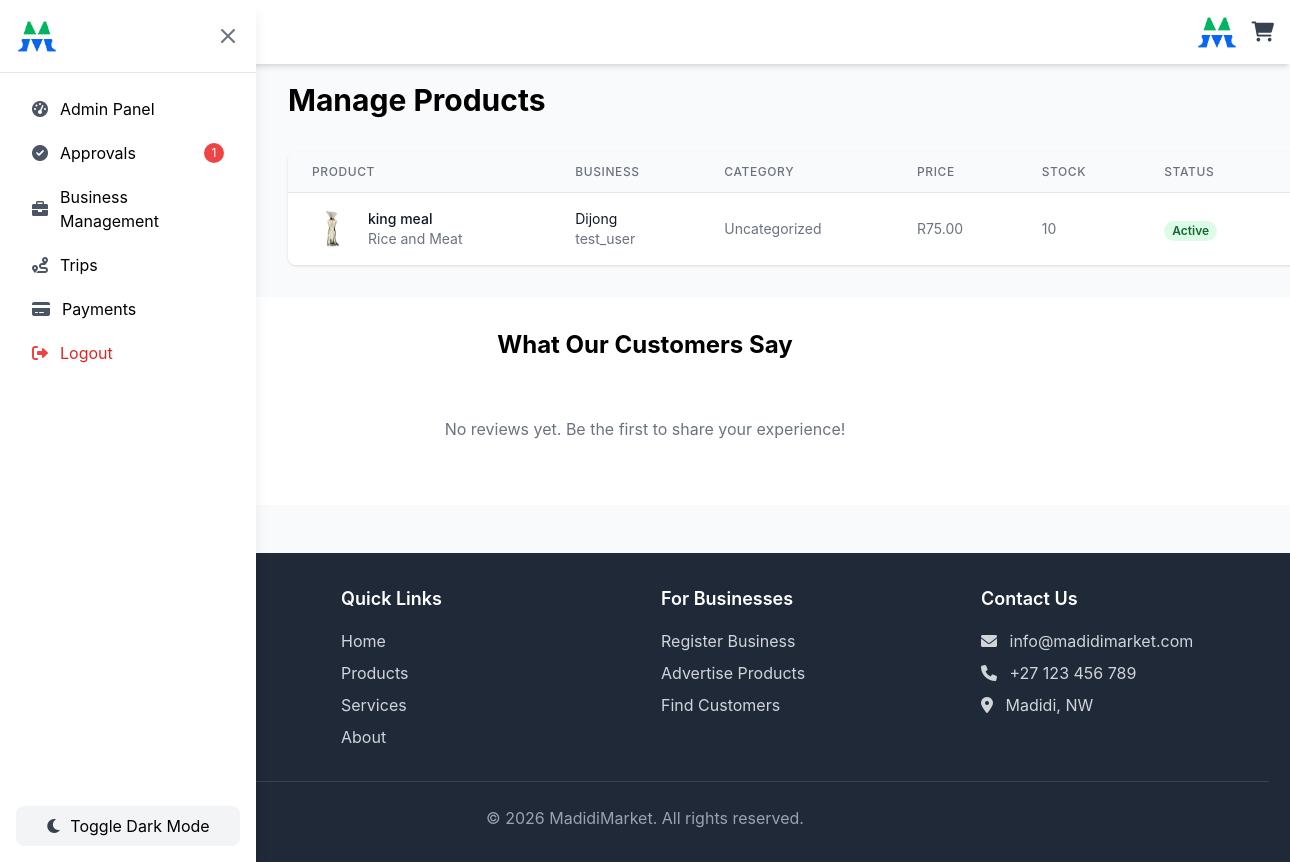
/admin-panel/products/ (signed in), run on the app's committed database.
### marketplace/models.py (models this page shows, shortened)
class Product(models.Model):
    business = models.ForeignKey(Business, on_delete=models.CASCADE, related_name='products')
    name = models.CharField(max_length=200)
    description = models.TextField()
    category = models.ForeignKey(Category, on_delete=models.SET_NULL, null=True, blank=True)
    price = models.DecimalField(max_digits=10, decimal_places=2)
    stock_quantity = models.PositiveIntegerField(default=0)
    image = models.ImageField(upload_to='product_images/', blank=True, null=True)
    is_available = models.BooleanField(default=True)
    created_at = models.DateTimeField(auto_now_add=True)
    updated_at = models.DateTimeField(auto_now=True)

class Business(models.Model):
    owner = models.ForeignKey(User, on_delete=models.CASCADE, related_name='businesses')
    name = models.CharField(max_length=200)
    description = models.TextField()
    address = models.TextField()
    phone_number = models.CharField(max_length=15)
    email = models.EmailField()
    logo = models.ImageField(upload_to='business_logos/', blank=True, null=True)
    latitude = models.DecimalField(max_digits=9, decimal_places=6, blank=True, null=True, help_text="Latitude for map location")
    longitude = models.DecimalField(max_digits=9, decimal_places=6, blank=True, null=True, help_text="Longitude for map location")
    is_active = models.BooleanField(default=True)
    created_at = models.DateTimeField(auto_now_add=True)
    updated_at = models.DateTimeField(auto_now=True)

### marketplace/views.py (the view, shortened to what this page needs)
# urls.py: path('admin-panel/products/', views.admin_manage_products, name='admin_manage_products'),
@login_required
def admin_manage_products(request):
    if not request.user.is_staff and request.user.userprofile.user_type != 'admin':
        messages.error(request, 'Access denied. Admin privileges required.')
        return redirect('marketplace:home')
    products = Product.objects.select_related('business', 'category').all()
    context = {
        'products': products,
    }
    return render(request, 'marketplace/admin/manage_products.html', context)

### marketplace/context_processors.py (called while the page is built)
def cart_context(request):
    if request.user.is_authenticated:
        try:
            cart = Cart.objects.get(customer=request.user)
            cart_items_count = cart.items.count()
        except Cart.DoesNotExist:
            cart = None
            cart_items_count = 0
        return {
            'cart': cart,
            'cart_items_count': cart_items_count,
        }
    else:
        return {
            'cart': None,
            'cart_items_count': 0,
        }

def review_context(request):
    from django.db.models import Count, Q
    recent_reviews = Review.objects.select_related('reviewer', 'business').annotate(
        num_likes=Count('review_likes', filter=Q(review_likes__is_like=True)),
        num_dislikes=Count('review_likes', filter=Q(review_likes__is_like=False))
    ).order_by('-created_at')[:6]
    return {
        'recent_reviews': recent_reviews,
    }

def admin_notification_context(request):
    if request.user.is_authenticated and (request.user.is_staff or hasattr(request.user, 'userprofile') and request.user.userprofile.user_type == 'admin'):
        from .models import UserProfile
        pending_approvals = UserProfile.objects.filter(
            user_type='business_owner',
            is_approved=False
        ).count()
        return {
            'pending_approvals_count': pending_approvals,
        }
    else:
        return {
            'pending_approvals_count': 0,
        }

### marketplace/templates/marketplace/admin/manage_products.html (shortened to what this page needs)
{% extends 'marketplace/base.html' %}
{% load static %}
{% block content %}
<div class="container mx-auto px-4">
    <div class="flex flex-col sm:flex-row justify-between items-start sm:items-center mb-8 gap-4">
        <h1 class="text-3xl font-bold">Manage Products</h1>
    </div>
    <div class="bg-white rounded-lg shadow overflow-hidden">
        <div class="hidden md:block overflow-x-auto">
            <table class="min-w-full divide-y divide-gray-200">
                <thead class="bg-gray-50">
                    <tr>
                        <th scope="col" class="px-6 py-3 text-left text-xs font-medium text-gray-500 uppercase tracking-wider">Product</th>
                        <th scope="col" class="px-6 py-3 text-left text-xs font-medium text-gray-500 uppercase tracking-wider">Business</th>
                        <th scope="col" class="px-6 py-3 text-left text-xs font-medium text-gray-500 uppercase tracking-wider">Category</th>
                        <th scope="col" class="px-6 py-3 text-left text-xs font-medium text-gray-500 uppercase tracking-wider">Price</th>
                        <th scope="col" class="px-6 py-3 text-left text-xs font-medium text-gray-500 uppercase tracking-wider">Stock</th>
                        <th scope="col" class="px-6 py-3 text-left text-xs font-medium text-gray-500 uppercase tracking-wider">Status</th>
                        <th scope="col" class="px-6 py-3 text-left text-xs font-medium text-gray-500 uppercase tracking-wider">Actions</th>
                    </tr>
                </thead>
                <tbody class="bg-white divide-y divide-gray-200">
                    {% for product in products %}
                    <tr>
                        <td class="px-6 py-4 whitespace-nowrap">
                            <div class="flex items-center">
                                {% if product.image %}
                                    <img src="{{ product.image.url }}" alt="{{ product.name }}" class="h-10 w-10 object-cover rounded-md">
                                {% else %}
                                    <div class="bg-gray-200 border-2 border-dashed rounded-md h-10 w-10 flex items-center justify-center text-gray-500">
                                        No Image
                                    </div>
                                {% endif %}
                                <div class="ml-4">
                                    <div class="text-sm font-medium text-gray-900">{{ product.name }}</div>
                                    <div class="text-sm text-gray-500">{{ product.description|truncatewords:10 }}</div>
                                </div>
                            </div>
                        </td>
                        <td class="px-6 py-4 whitespace-nowrap">
                            <div class="text-sm text-gray-900">{{ product.business.name }}</div>
                            <div class="text-sm text-gray-500">{{ product.business.owner.username }}</div>
                        </td>
                        <td class="px-6 py-4 whitespace-nowrap text-sm text-gray-500">
                            {{ product.category.name|default:"Uncategorized" }}
                        </td>
                        <td class="px-6 py-4 whitespace-nowrap text-sm text-gray-500">
                            R{{ product.price }}
                        </td>
                        <td class="px-6 py-4 whitespace-nowrap text-sm text-gray-500">
                            {{ product.stock_quantity }}
                        </td>
                        <td class="px-6 py-4 whitespace-nowrap">
                            <span class="px-2 inline-flex text-xs leading-5 font-semibold rounded-full
                                {% if product.is_available %}bg-green-100 text-green-800
                                {% else %}bg-red-100 text-red-800
                                {% endif %}">
                                {% if product.is_available %}Active{% else %}Inactive{% endif %}
                            </span>
                        </td>
                        <td class="px-6 py-4 whitespace-nowrap text-sm">
                        </td>
                    </tr>
                    {% empty %}
                    <tr>
                        <td colspan="7" class="px-6 py-4 text-center text-sm text-gray-500">
                            No products found.
                        </td>
                    </tr>
                    {% endfor %}
                </tbody>
            </table>
        </div>
    </div>
</div>
{% endblock %}

### data on the page
Product: image (picture), name "king meal", description "Rice and Meat", business.name "Dijong", business.owner.username "test_user", category.name "Uncategorized", price "75.00", stock_quantity "10", is_available "Active"

### other printed values
{{ pending_approvals_count }} "1"
